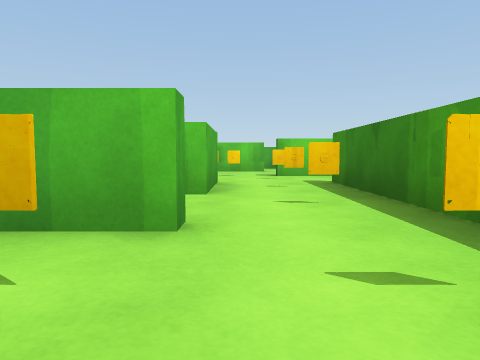
[1] (above)

15 first-person views from a walk through a Unity game level. The camera is 0.64 m above the floor, tilts 4° down and sees 70° across. The floor is counted in squares, 2 m on a side. Each view is taken from the middle of a square. On the plan, view 1 faces up. The plan holds only what a view shows up to about 9 squares ahead; the rest is blank. The player is left out.

[2]
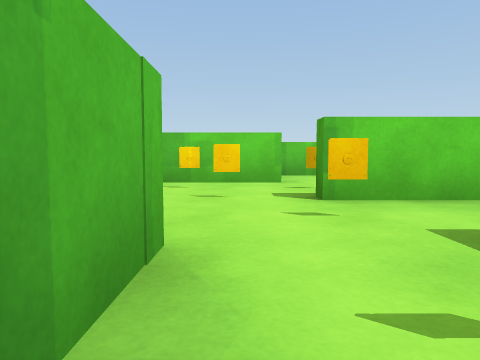

[3]
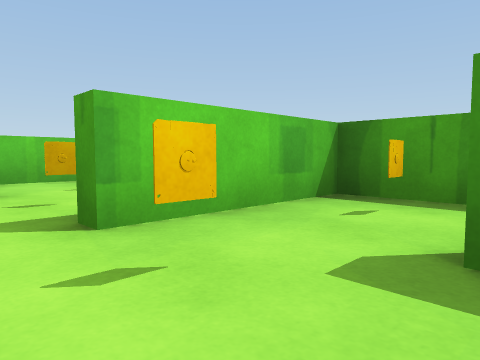

[4]
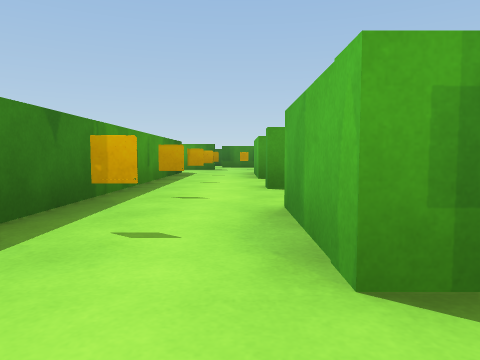

[5]
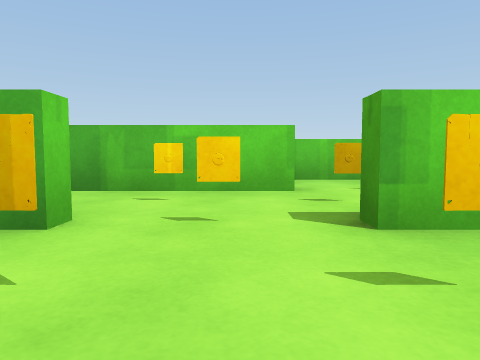

[6]
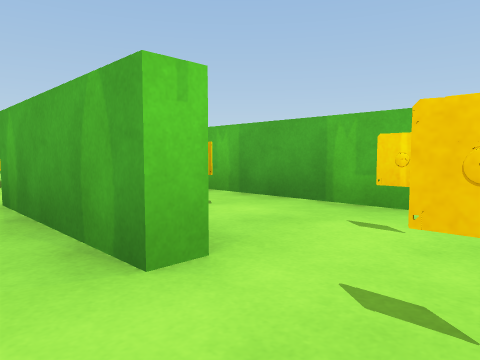

[7]
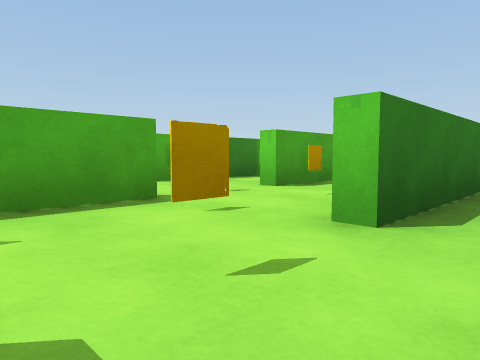

[8]
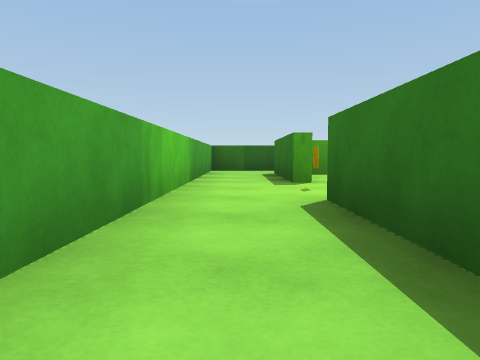

[9]
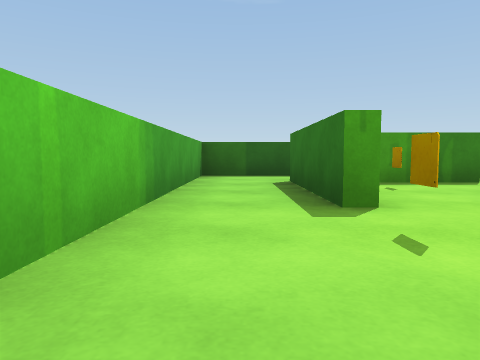

[10]
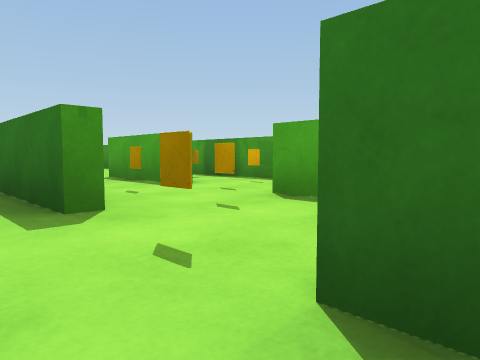

[11]
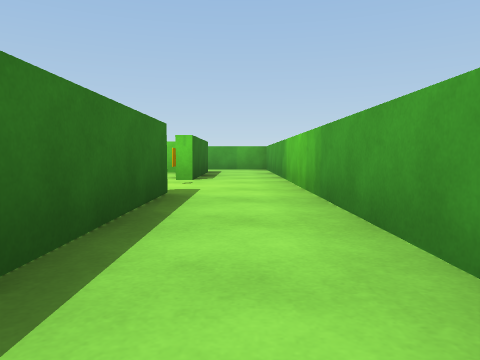

[12]
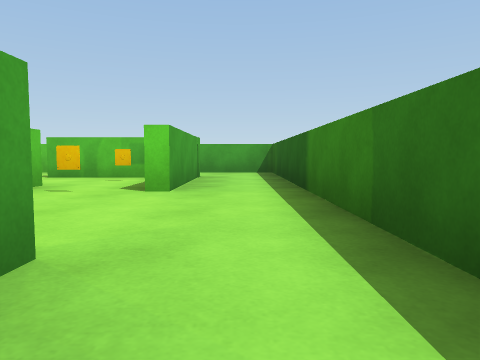

[13]
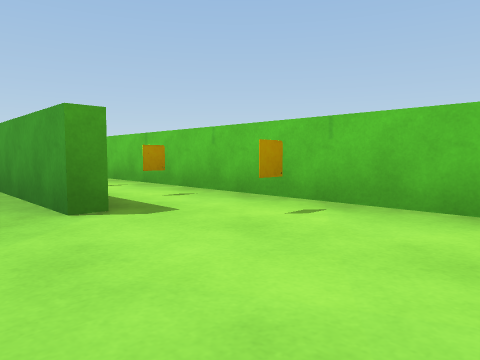

[14]
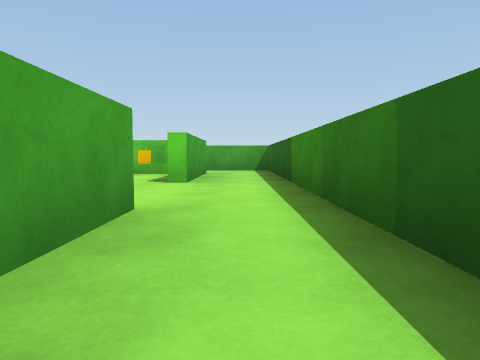

[15]
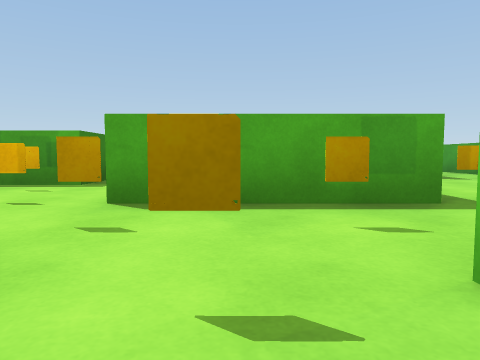

### Floor plan
Points are (right, up) in squares from view 1. A wall is a line through its corners. A room is listed if a view was taken in it or the views show most of it. See-through windows are left out.
Room 1 (views 1, 2, 3, 4, 5, 6)
walls: (-0.3, 4.2) (-0.3, 2.8); (1.4, 5.5) (0.5, 5.5); (-0.3, 0.1) (-0.3, -1.4); (0.6, 7.1) (-2.6, 7.1); (1.1, -1.1) (1.1, 4.2)
ways out: opening at (-1, 5) to room 7; opening at (0, 1); opening at (1, 5); gap at (0, -1)
objects: other object (0, 6); other object (1, 5)
Room 2 (view 7)
walls: (2, 7.4) (4.4, 7.4); (4.6, 8.6) (0.6, 8.6); (0.5, 5.7) (1.6, 5.7)
ways out: opening at (0, 8) to room 3; opening at (4, 8) to room 6
objects: other object (1, 7)
Room 3 (views 8, 9, 11, 15)
walls: (-4.1, 7.4) (0.5, 7.4); (0.6, 8.6) (-5.6, 8.6); (-6.4, 5.7) (-4, 5.7)
ways out: opening at (0, 8) to room 2; opening at (-6, 8) to room 4
objects: other object (-5, 7)
Room 4 (view 10)
walls: (-9.1, 1.5) (-9.1, 1); (-7.8, 7.4) (-5.5, 7.4); (-5.6, 8.6) (-9.1, 8.6) (-9.1, 7.2)
ways out: opening at (-6, 8) to room 3
Room 5 (views 12, 14)
walls: (5.6, 1.9) (5.6, 4.4); (4.4, 3.1) (4.4, 1.2); (2.9, 5.8) (2.9, 0.1)
ways out: opening at (5, 5) to room 6
objects: other object (4, 4)
Room 6 (view 13)
walls: (4.4, 7.4) (4.4, 5); (5.6, 4.4) (5.6, 8.6) (4.6, 8.6)
ways out: opening at (4, 8) to room 2; opening at (5, 5) to room 5
Room 7 (no view inside)
walls: (-3, 4.2) (-0.3, 4.2); (-0.8, 5.5) (-2.8, 5.5)
ways out: opening at (-1, 5) to room 1; opening at (-3, 5)
objects: other object (-3, 5); other object (-3, 6); other object (-2, 5); other object (-1, 5)

Where each view was taken, in squares from view 1:
view 1: 0 up, 0 right, facing up
view 2: 3 up, 0 right, facing up
view 3: 4 up, 0 right, facing up-right
view 4: 5 up, 0 right, facing down
view 5: 4 up, 0 right, facing up
view 6: 5 up, 0 right, facing up-left
view 7: 8 up, 2 right, facing down-left
view 8: 8 up, 2 left, facing right
view 9: 8 up, 0 right, facing right
view 10: 8 up, 6 left, facing down-right
view 11: 8 up, 1 left, facing left
view 12: 2 up, 5 right, facing up
view 13: 5 up, 5 right, facing down-left
view 14: 1 up, 5 right, facing up
view 15: 8 up, 5 left, facing down
